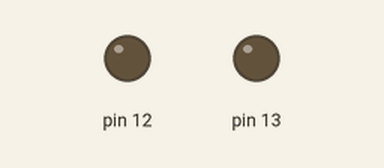
Recording of a sketch running on a simulated Arduino Uno, built with avr-gcc and run on an emulated ATmega328P. On the bench: output pins drawn as LEDs (lit = HIGH).

Above: at 0.15 s.
At 5.95 s:
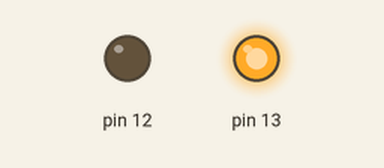
At 16.4 s:
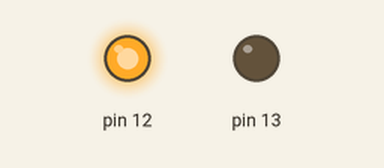
Timing chart, 0 to 21.8 s (numbered marks = the images above):
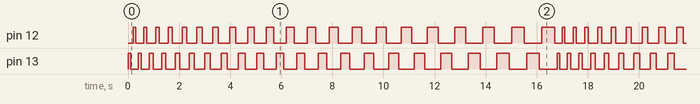

Measured:
- by itself, pin 12, pin 13: moves between LOW and HIGH, repeating every 16.8 s
- by itself, everything shown: repeats every 16.8 s, in 84 steps

The sketch:

class_or_module2.ino
```cpp
#include "LedDriver.hpp"

uint32_t gDuration = 100;

void setup() {
  LedDriver::setOrangePin(13);
  LedDriver::setGreenPin(12);
  LedDriver::initialize();
}

void loop() {
  LedDriver::flashOrange(gDuration);
  LedDriver::flashGreen(gDuration);
  gDuration += 20;
  if (gDuration > 500) {
    gDuration = 100;
  }
}
```

LedDriver.cpp
```cpp
#include "LedDriver.hpp"

namespace LedDriver {

uint8_t _orangePin;
uint8_t _greenPin;

void setOrangePin(uint8_t orangePin)
{
  _orangePin = orangePin;
}

void setGreenPin(uint8_t greenPin)
{
  _greenPin = greenPin;
}

void initialize()
{
  pinMode(_orangePin, OUTPUT);
  pinMode(_greenPin, OUTPUT);
}

void flashOrange(uint32_t duration)
{
  digitalWrite(_orangePin, HIGH);
  delay(duration);
  digitalWrite(_orangePin, LOW);
  delay(100);
}

void flashGreen(uint32_t duration)
{
  digitalWrite(_greenPin, HIGH);
  delay(duration);
  digitalWrite(_greenPin, LOW);
  delay(100);
}

}
```

LedDriver.hpp
```cpp
#pragma once

#include <Arduino.h>

namespace LedDriver {

void setOrangePin(uint8_t orangePin);
void setGreenPin(uint8_t greenPin);
void initialize();
void flashOrange(uint32_t duration);
void flashGreen(uint32_t duration);

}
```
